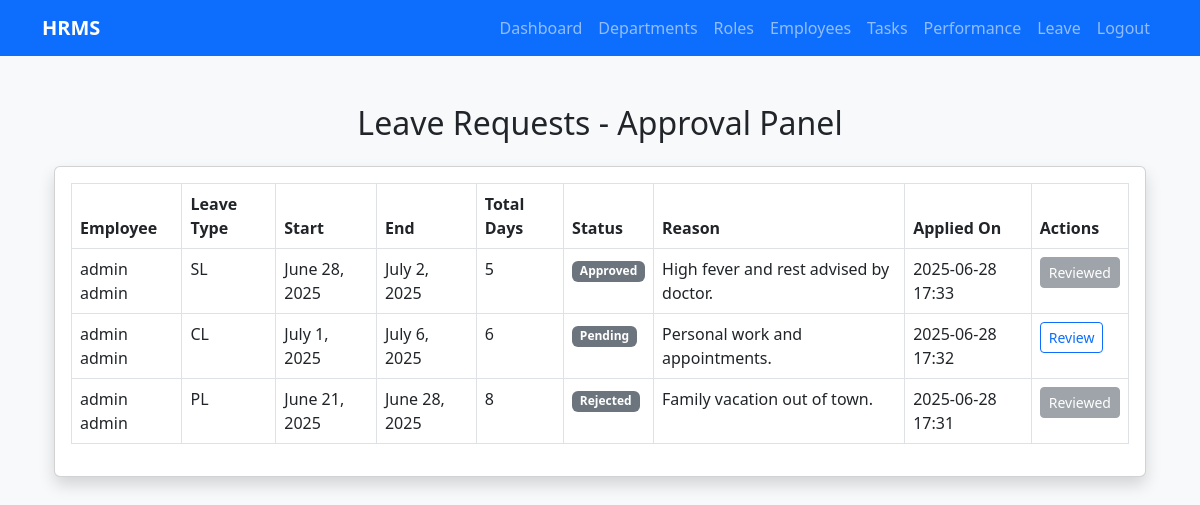
The app's page /departments/leave/approval/ (signed in) with its own data.
### departments/models.py (models this page shows, shortened)
class LeaveRequest(models.Model):
    LEAVE_TYPE_CHOICES = [
        ('PL', 'Privilege Leave'),
        ('CL', 'Casual Leave'),
        ('SL', 'Sick Leave'),
        ('LWP', 'Leave Without Pay'),
    ]
    STATUS_CHOICES = [
        ('Pending', 'Pending'),
        ('Approved', 'Approved'),
        ('Rejected', 'Rejected'),
    ]
    employee = models.ForeignKey(CustomUser, on_delete=models.CASCADE, related_name='leaves')
    leave_type = models.CharField(max_length=4, choices=LEAVE_TYPE_CHOICES)
    reason = models.CharField(max_length=200)
    start_date = models.DateField()
    end_date = models.DateField()
    total_days = models.IntegerField()
    status = models.CharField(max_length=10, choices=STATUS_CHOICES, default='Pending')
    approved_by = models.ForeignKey(CustomUser, on_delete=models.SET_NULL, null=True, blank=True, related_name='approved_leaves')
    applied_at = models.DateTimeField(auto_now_add=True)
    updated_at = models.DateTimeField(auto_now=True)

class CustomUser(AbstractUser):
    employee_id = models.AutoField(primary_key=True)
    mobile = models.CharField(max_length=100)
    dept = models.ForeignKey(Department, on_delete=models.SET_NULL, null=True, blank=True)
    role = models.ForeignKey(Role, on_delete=models.SET_NULL, null=True, blank=True)
    reporting_manager = models.ForeignKey(
        'self',
        on_delete=models.SET_NULL,
        null=True,
        blank=True,
        related_name='subordinates'
    )
    date_of_joining = models.DateField(null=True, blank=True)
    created_at = models.DateTimeField(auto_now_add=True)
    updated_at = models.DateTimeField(auto_now=True)
    REQUIRED_FIELDS = ['email', 'first_name', 'last_name']

### departments/views.py (the view)
# urls.py: path('leave/approval/', views.leave_approval_list, name='leave_approval_list'),
@login_required
def leave_approval_list(request):
    reportees = request.user.subordinates.all()  # assuming you defined this related_name
    leaves = LeaveRequest.objects.filter(employee__in=reportees).order_by('-applied_at')
    return render(request, 'departments/leave_approval_list.html', {'leaves': leaves})

### templates/departments/leave_approval_list.html (shortened to what this page needs)
{% extends 'departments/base.html' %}
{% load static %}
{% block content %}
<div class="container mt-5">
    <h2 class="text-center mb-4">Leave Requests - Approval Panel</h2>
    <div class="card shadow">
        <div class="card-body table-responsive">
            {% if leaves %}
            <table class="table table-bordered table-hover">
                <thead class="thead-dark">
                    <tr>
                        <th>Employee</th>
                        <th>Leave Type</th>
                        <th>Start</th>
                        <th>End</th>
                        <th>Total Days</th>
                        <th>Status</th>
                        <th>Reason</th>
                        <th>Applied On</th>
                        <th>Actions</th>
                    </tr>
                </thead>
                <tbody>
                    {% for leave in leaves %}
                    <tr>
                        <td>{{ leave.employee.first_name }} {{ leave.employee.last_name }}</td>
                        <td>{{ leave.leave_type }}</td>
                        <td>{{ leave.start_date }}</td>
                        <td>{{ leave.end_date }}</td>
                        <td>{{ leave.total_days }}</td>
                        <td>
                            {% if leave.status == "approved" %}
                                <span class="badge bg-success text-uppercase">Approved</span>
                            {% elif leave.status == "rejected" %}
                                <span class="badge bg-danger text-uppercase">Rejected</span>
                            {% elif leave.status == "pending" %}
                                <span class="badge bg-warning text-dark text-uppercase">Pending</span>
                            {% else %}
                                <span class="badge bg-secondary">{{ leave.status }}</span>
                            {% endif %}
                        </td>
                        <td>{{ leave.reason }}</td>
                        <td>{{ leave.applied_at|date:"Y-m-d H:i" }}</td>
                        <td>
                            {% if leave.status == 'Pending' %}
                            <a href="{% url 'approve_leave' leave.pk %}" class="btn btn-sm btn-outline-primary">Review</a>
                            {% else %}
                            <button class="btn btn-sm btn-secondary" disabled>Reviewed</button>
                            {% endif %}
                        </td>
                    </tr>
                    {% endfor %}
                </tbody>
            </table>
            {% else %}
            <p>No pending leave requests.</p>
            {% endif %}
        </div>
    </div>
</div>
{% endblock %}

### templates/departments/base.html (style rules this page uses)
body { background-color: #f8f9fa; }

### records on screen
LeaveRequest: employee.first_name "admin", employee.last_name "admin", leave_type "SL", start_date "June 28, 2025", end_date "July 2, 2025", total_days "5", status "Approved", reason "High fever and rest advised by doctor.", applied_at "2025-06-28 17:33", shows "Reviewed"
LeaveRequest: employee.first_name "admin", employee.last_name "admin", leave_type "CL", start_date "July 1, 2025", end_date "July 6, 2025", total_days "6", status "Pending", reason "Personal work and appointments.", applied_at "2025-06-28 17:32", shows "Review"
LeaveRequest: employee.first_name "admin", employee.last_name "admin", leave_type "PL", start_date "June 21, 2025", end_date "June 28, 2025", total_days "8", status "Rejected", reason "Family vacation out of town.", applied_at "2025-06-28 17:31", shows "Reviewed"
